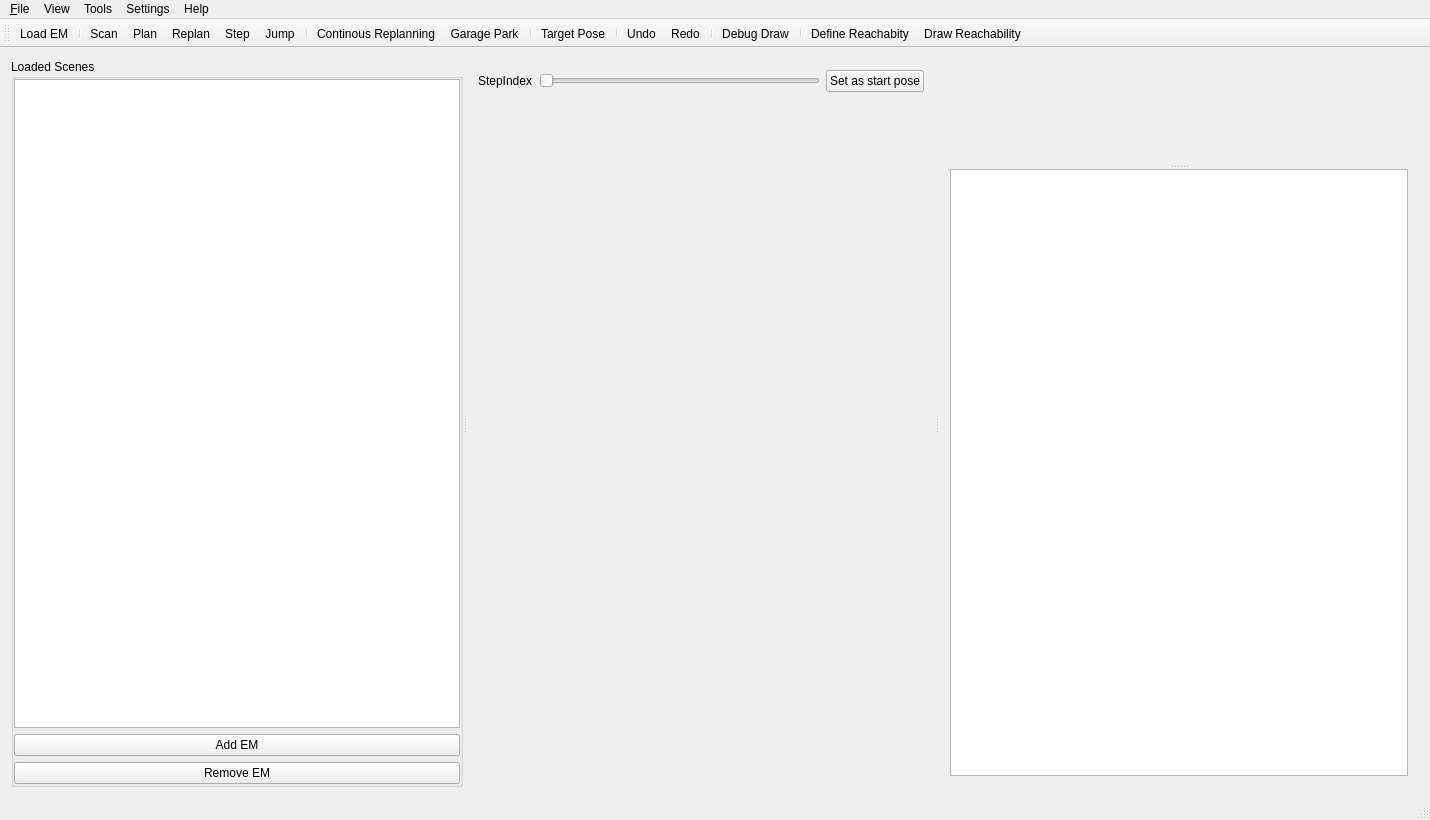
<?xml version="1.0" encoding="UTF-8"?>
<ui version="4.0">
 <class>PlannerVisualization</class>
 <widget class="QMainWindow" name="PlannerVisualization">
  <property name="geometry">
   <rect>
    <x>0</x>
    <y>0</y>
    <width>1430</width>
    <height>820</height>
   </rect>
  </property>
  <property name="acceptDrops">
   <bool>true</bool>
  </property>
  <property name="windowTitle">
   <string>Parking Trajectory Visualization Ultrasonic only</string>
  </property>
  <property name="windowIcon">
   <iconset resource="../resources.qrc">
    <normaloff>:/icons/IconPlan.png</normaloff>:/icons/IconPlan.png</iconset>
  </property>
  <property name="animated">
   <bool>true</bool>
  </property>
  <widget class="QWidget" name="centralWidget">
   <property name="sizePolicy">
    <sizepolicy hsizetype="Preferred" vsizetype="Preferred">
     <horstretch>0</horstretch>
     <verstretch>0</verstretch>
    </sizepolicy>
   </property>
   <layout class="QHBoxLayout" name="horizontalLayout">
    <item>
     <widget class="QSplitter" name="splitter">
      <property name="sizePolicy">
       <sizepolicy hsizetype="Expanding" vsizetype="Preferred">
        <horstretch>50</horstretch>
        <verstretch>0</verstretch>
       </sizepolicy>
      </property>
      <property name="baseSize">
       <size>
        <width>0</width>
        <height>0</height>
       </size>
      </property>
      <property name="orientation">
       <enum>Qt::Horizontal</enum>
      </property>
      <property name="childrenCollapsible">
       <bool>false</bool>
      </property>
      <widget class="QGroupBox" name="groupBox">
       <property name="sizePolicy">
        <sizepolicy hsizetype="Preferred" vsizetype="Expanding">
         <horstretch>0</horstretch>
         <verstretch>0</verstretch>
        </sizepolicy>
       </property>
       <property name="minimumSize">
        <size>
         <width>100</width>
         <height>0</height>
        </size>
       </property>
       <property name="title">
        <string>Loaded Scenes</string>
       </property>
       <layout class="QVBoxLayout" name="verticalLayout">
        <property name="leftMargin">
         <number>0</number>
        </property>
        <property name="topMargin">
         <number>0</number>
        </property>
        <property name="rightMargin">
         <number>0</number>
        </property>
        <property name="bottomMargin">
         <number>0</number>
        </property>
        <item>
         <widget class="QListView" name="loadedScenesList">
          <property name="enabled">
           <bool>true</bool>
          </property>
          <property name="sizePolicy">
           <sizepolicy hsizetype="Minimum" vsizetype="Expanding">
            <horstretch>0</horstretch>
            <verstretch>0</verstretch>
           </sizepolicy>
          </property>
          <property name="minimumSize">
           <size>
            <width>50</width>
            <height>0</height>
           </size>
          </property>
          <property name="maximumSize">
           <size>
            <width>16777215</width>
            <height>16777215</height>
           </size>
          </property>
          <property name="styleSheet">
           <string notr="true">selection-background-color: rgb(20, 170, 255);
  selection-color: rgb(255, 255, 255);</string>
          </property>
          <property name="editTriggers">
           <set>QAbstractItemView::NoEditTriggers</set>
          </property>
          <property name="selectionBehavior">
           <enum>QAbstractItemView::SelectRows</enum>
          </property>
          <property name="movement">
           <enum>QListView::Static</enum>
          </property>
          <property name="uniformItemSizes">
           <bool>false</bool>
          </property>
         </widget>
        </item>
        <item>
         <widget class="QPushButton" name="addEMButton">
          <property name="text">
           <string>Add EM</string>
          </property>
          <property name="icon">
           <iconset resource="../resources.qrc">
            <normaloff>:/icons/IconAdd.png</normaloff>:/icons/IconAdd.png</iconset>
          </property>
         </widget>
        </item>
        <item>
         <widget class="QPushButton" name="removeEMButton">
          <property name="sizePolicy">
           <sizepolicy hsizetype="Preferred" vsizetype="Fixed">
            <horstretch>0</horstretch>
            <verstretch>0</verstretch>
           </sizepolicy>
          </property>
          <property name="text">
           <string>Remove EM</string>
          </property>
          <property name="icon">
           <iconset resource="../resources.qrc">
            <normaloff>:/icons/IconRemove.png</normaloff>:/icons/IconRemove.png</iconset>
          </property>
         </widget>
        </item>
       </layout>
      </widget>
      <widget class="QWidget" name="layoutWidget">
       <layout class="QVBoxLayout" name="verticalLayout_3">
        <item>
         <layout class="QHBoxLayout" name="horizontalLayout_2">
          <item>
           <widget class="QLabel" name="pathStepIndex">
            <property name="sizePolicy">
             <sizepolicy hsizetype="Minimum" vsizetype="Minimum">
              <horstretch>0</horstretch>
              <verstretch>0</verstretch>
             </sizepolicy>
            </property>
            <property name="text">
             <string>StepIndex</string>
            </property>
           </widget>
          </item>
          <item>
           <widget class="QSlider" name="pathStepSlider">
            <property name="sizePolicy">
             <sizepolicy hsizetype="Expanding" vsizetype="Minimum">
              <horstretch>0</horstretch>
              <verstretch>0</verstretch>
             </sizepolicy>
            </property>
            <property name="tracking">
             <bool>true</bool>
            </property>
            <property name="orientation">
             <enum>Qt::Horizontal</enum>
            </property>
           </widget>
          </item>
          <item>
           <widget class="QPushButton" name="btnApplyStartPose">
            <property name="sizePolicy">
             <sizepolicy hsizetype="Minimum" vsizetype="Minimum">
              <horstretch>0</horstretch>
              <verstretch>0</verstretch>
             </sizepolicy>
            </property>
            <property name="text">
             <string>Set as start pose</string>
            </property>
           </widget>
          </item>
         </layout>
        </item>
        <item>
         <widget class="ParkingSceneWidget" name="parkingWidget" native="true">
          <property name="sizePolicy">
           <sizepolicy hsizetype="Expanding" vsizetype="Expanding">
            <horstretch>0</horstretch>
            <verstretch>0</verstretch>
           </sizepolicy>
          </property>
         </widget>
        </item>
        <item>
         <layout class="QHBoxLayout" name="horizontalLayout_3"/>
        </item>
       </layout>
      </widget>
      <widget class="QWidget" name="layoutWidget2">
       <layout class="QVBoxLayout" name="verticalLayout_2" stretch="0">
        <item>
         <widget class="QSplitter" name="splitter_2">
          <property name="orientation">
           <enum>Qt::Vertical</enum>
          </property>
          <widget class="ObjectTreeWidget" name="objectTreeWidget" native="true">
           <property name="sizePolicy">
            <sizepolicy hsizetype="Preferred" vsizetype="Preferred">
             <horstretch>0</horstretch>
             <verstretch>0</verstretch>
            </sizepolicy>
           </property>
           <property name="autoFillBackground">
            <bool>false</bool>
           </property>
          </widget>
          <widget class="QTreeView" name="objectPropertiesView">
           <property name="sizePolicy">
            <sizepolicy hsizetype="Expanding" vsizetype="Expanding">
             <horstretch>0</horstretch>
             <verstretch>0</verstretch>
            </sizepolicy>
           </property>
          </widget>
         </widget>
        </item>
       </layout>
      </widget>
     </widget>
    </item>
   </layout>
  </widget>
  <widget class="QMenuBar" name="menuBar">
   <property name="geometry">
    <rect>
     <x>0</x>
     <y>0</y>
     <width>1430</width>
     <height>26</height>
    </rect>
   </property>
   <widget class="QMenu" name="menu_File">
    <property name="title">
     <string>&amp;File</string>
    </property>
    <addaction name="actionLoad_Trajectory_Planner_DLL"/>
    <addaction name="actionLoad_Environment_Model"/>
    <addaction name="separator"/>
    <addaction name="actionReload_Last_Scene"/>
    <addaction name="separator"/>
    <addaction name="actionExport_FakeEM_for_car"/>
    <addaction name="actionSave_Json_Reachability"/>
    <addaction name="actionLoad_Json_Reachability"/>
   </widget>
   <widget class="QMenu" name="menuSettings">
    <property name="title">
     <string>Settings</string>
    </property>
    <addaction name="actionLoad_Trajectory_Planner_Parameters"/>
    <addaction name="actionLoad_Vehicle_Parameters"/>
    <addaction name="actionLoad_Sys_Func_Parameters"/>
    <addaction name="separator"/>
    <addaction name="actionSettings"/>
   </widget>
   <widget class="QMenu" name="menuView">
    <property name="title">
     <string>View</string>
    </property>
    <addaction name="actionEnable_Debug_Draw"/>
    <addaction name="actionShow_All"/>
    <addaction name="actionShow_Trajectory_Curvature"/>
    <addaction name="actionDraw_Target_Pose_Reachable_Area_3D"/>
   </widget>
   <widget class="QMenu" name="menuAbout">
    <property name="title">
     <string>Help</string>
    </property>
    <addaction name="actionAbout"/>
   </widget>
   <widget class="QMenu" name="menuTools">
    <property name="title">
     <string>Tools</string>
    </property>
    <addaction name="actionGrab_to_clipboard"/>
   </widget>
   <addaction name="menu_File"/>
   <addaction name="menuView"/>
   <addaction name="menuTools"/>
   <addaction name="menuSettings"/>
   <addaction name="menuAbout"/>
  </widget>
  <widget class="QToolBar" name="mainToolBar">
   <property name="iconSize">
    <size>
     <width>48</width>
     <height>32</height>
    </size>
   </property>
   <property name="toolButtonStyle">
    <enum>Qt::ToolButtonTextUnderIcon</enum>
   </property>
   <attribute name="toolBarArea">
    <enum>TopToolBarArea</enum>
   </attribute>
   <attribute name="toolBarBreak">
    <bool>false</bool>
   </attribute>
   <addaction name="actionLoad_Environment_Model"/>
   <addaction name="separator"/>
   <addaction name="actionStartScanMode"/>
   <addaction name="actionPlan_Path"/>
   <addaction name="actionReplan_Path"/>
   <addaction name="actionMake_Step"/>
   <addaction name="actionJump"/>
   <addaction name="separator"/>
   <addaction name="actionContinuous_Replanning"/>
   <addaction name="actionPlan_GaragePark"/>
   <addaction name="separator"/>
   <addaction name="actionStart_TAPOSD"/>
   <addaction name="separator"/>
   <addaction name="actionUndo"/>
   <addaction name="actionRedo"/>
   <addaction name="separator"/>
   <addaction name="actionEnable_Debug_Draw"/>
   <addaction name="separator"/>
   <addaction name="actionDefine_Reachability_Area"/>
   <addaction name="actionDraw_Target_Pose_Reachable_Area_2D"/>
  </widget>
  <widget class="QStatusBar" name="statusBar"/>
  <action name="actionLoad_Trajectory_Planner_Parameters">
   <property name="text">
    <string>Load Trajectory Planner Parameters...</string>
   </property>
  </action>
  <action name="actionLoad_Vehicle_Parameters">
   <property name="text">
    <string>Load Vehicle Parameters...</string>
   </property>
  </action>
  <action name="actionLoad_Sys_Func_Parameters">
   <property name="text">
    <string>Load Sys Func Parameters...</string>
   </property>
  </action>
  <action name="actionLoad_Environment_Model">
   <property name="icon">
    <iconset resource="../resources.qrc">
     <normaloff>:/icons/IconLoad.png</normaloff>:/icons/IconLoad.png</iconset>
   </property>
   <property name="text">
    <string>Load EM...</string>
   </property>
   <property name="toolTip">
    <string>Load JSON Environment Model (Ctrl+O)</string>
   </property>
   <property name="shortcut">
    <string>Ctrl+O</string>
   </property>
  </action>
  <action name="actionLoad_Trajectory_Planner_DLL">
   <property name="text">
    <string>Load Trajectory Planner DLL</string>
   </property>
  </action>
  <action name="actionReload_Last_Scene">
   <property name="icon">
    <iconset resource="../resources.qrc">
     <normaloff>:/icons/IconReload.png</normaloff>:/icons/IconReload.png</iconset>
   </property>
   <property name="text">
    <string>Reload Last EM</string>
   </property>
   <property name="shortcut">
    <string>Ctrl+R</string>
   </property>
  </action>
  <action name="actionPlan_Path">
   <property name="icon">
    <iconset resource="../resources.qrc">
     <normaloff>:/icons/IconPlan.png</normaloff>:/icons/IconPlan.png</iconset>
   </property>
   <property name="text">
    <string>Plan</string>
   </property>
   <property name="toolTip">
    <string>Plan new path (P)</string>
   </property>
   <property name="shortcut">
    <string>P</string>
   </property>
  </action>
  <action name="actionReplan_Path">
   <property name="icon">
    <iconset resource="../resources.qrc">
     <normaloff>:/icons/IconReplan.png</normaloff>:/icons/IconReplan.png</iconset>
   </property>
   <property name="text">
    <string>Replan</string>
   </property>
   <property name="toolTip">
    <string>Replan path (R)</string>
   </property>
   <property name="shortcut">
    <string>R</string>
   </property>
  </action>
  <action name="actionMake_Step">
   <property name="icon">
    <iconset resource="../resources.qrc">
     <normaloff>:/icons/IconStep.png</normaloff>:/icons/IconStep.png</iconset>
   </property>
   <property name="text">
    <string>Step</string>
   </property>
   <property name="toolTip">
    <string>Make step on planned path (S)</string>
   </property>
   <property name="shortcut">
    <string>S</string>
   </property>
  </action>
  <action name="actionUndo">
   <property name="icon">
    <iconset resource="../resources.qrc">
     <normaloff>:/icons/IconUndo.png</normaloff>:/icons/IconUndo.png</iconset>
   </property>
   <property name="text">
    <string>Undo</string>
   </property>
   <property name="toolTip">
    <string>Undo (Ctrl+Z)</string>
   </property>
   <property name="shortcut">
    <string>Ctrl+Z</string>
   </property>
  </action>
  <action name="actionRedo">
   <property name="icon">
    <iconset resource="../resources.qrc">
     <normaloff>:/icons/IconRedo.png</normaloff>:/icons/IconRedo.png</iconset>
   </property>
   <property name="text">
    <string>Redo</string>
   </property>
   <property name="toolTip">
    <string>Redo (Ctrl+Y)</string>
   </property>
   <property name="shortcut">
    <string>Ctrl+Y</string>
   </property>
  </action>
  <action name="actionSettings">
   <property name="icon">
    <iconset resource="../resources.qrc">
     <normaloff>:/icons/IconSettings.png</normaloff>:/icons/IconSettings.png</iconset>
   </property>
   <property name="text">
    <string>Settings</string>
   </property>
  </action>
  <action name="actionEnable_Debug_Draw">
   <property name="checkable">
    <bool>true</bool>
   </property>
   <property name="icon">
    <iconset resource="../resources.qrc">
     <normaloff>:/icons/IconDebug.png</normaloff>:/icons/IconDebug.png</iconset>
   </property>
   <property name="text">
    <string>Debug Draw</string>
   </property>
   <property name="toolTip">
    <string>Enable Debug Draw (Ctrl+D)</string>
   </property>
   <property name="shortcut">
    <string>Ctrl+D</string>
   </property>
  </action>
  <action name="actionShow_All">
   <property name="text">
    <string>Show All</string>
   </property>
   <property name="shortcut">
    <string>Ctrl+A</string>
   </property>
  </action>
  <action name="actionAbout">
   <property name="text">
    <string>About ...</string>
   </property>
  </action>
  <action name="actionGrab_to_clipboard">
   <property name="text">
    <string>Grab to clipboard</string>
   </property>
   <property name="shortcut">
    <string>Ctrl+G</string>
   </property>
  </action>
  <action name="actionPlan_Geometrical_Path">
   <property name="icon">
    <iconset resource="../resources.qrc">
     <normaloff>:/icons/IconGeometric.png</normaloff>:/icons/IconGeometric.png</iconset>
   </property>
   <property name="text">
    <string>Plan Geom</string>
   </property>
   <property name="toolTip">
    <string>Plan Geometrical Path (Ctrl+P)</string>
   </property>
   <property name="shortcut">
    <string>Ctrl+P</string>
   </property>
  </action>
  <action name="actionStartScanMode">
   <property name="checkable">
    <bool>true</bool>
   </property>
   <property name="icon">
    <iconset resource="../resources.qrc">
     <normaloff>:/icons/IconScanning.png</normaloff>:/icons/IconScanning.png</iconset>
   </property>
   <property name="text">
    <string>Scan</string>
   </property>
   <property name="toolTip">
    <string>Start Scan Mode (Ctrl+S)</string>
   </property>
   <property name="shortcut">
    <string>Shift+S</string>
   </property>
  </action>
  <action name="actionShow_Trajectory_Curvature">
   <property name="text">
    <string>Show Trajectory Curvature and Velocity</string>
   </property>
  </action>
  <action name="actionDraw_Target_Pose_Reachable_Area_2D">
   <property name="checkable">
    <bool>true</bool>
   </property>
   <property name="icon">
    <iconset resource="../resources.qrc">
     <normaloff>:/icons/IconDraw2D.png</normaloff>:/icons/IconDraw2D.png</iconset>
   </property>
   <property name="text">
    <string>Draw Reachability</string>
   </property>
   <property name="toolTip">
    <string>Draw Target Pose Reachable Area in 2D</string>
   </property>
  </action>
  <action name="actionDraw_Target_Pose_Reachable_Area_3D">
   <property name="checkable">
    <bool>true</bool>
   </property>
   <property name="icon">
    <iconset resource="../resources.qrc">
     <normaloff>:/icons/IconDraw3D.png</normaloff>:/icons/IconDraw3D.png</iconset>
   </property>
   <property name="text">
    <string>Reachability Area in 3D</string>
   </property>
   <property name="toolTip">
    <string>Draw Target Pose Reachable Area in 3D</string>
   </property>
  </action>
  <action name="actionStart_TAPOSD">
   <property name="checkable">
    <bool>true</bool>
   </property>
   <property name="icon">
    <iconset resource="../resources.qrc">
     <normaloff>:/icons/IconTaposd.png</normaloff>:/icons/IconTaposd.png</iconset>
   </property>
   <property name="text">
    <string>Target Pose</string>
   </property>
   <property name="shortcut">
    <string>Ctrl+T</string>
   </property>
  </action>
  <action name="actionDefine_Reachability_Area">
   <property name="checkable">
    <bool>true</bool>
   </property>
   <property name="icon">
    <iconset resource="../resources.qrc">
     <normaloff>:/icons/IconDefine.png</normaloff>:/icons/IconDefine.png</iconset>
   </property>
   <property name="text">
    <string>Define Reachabity</string>
   </property>
   <property name="shortcut">
    <string>D</string>
   </property>
  </action>
  <action name="actionExport_FakeEM_for_car">
   <property name="text">
    <string>Export FakeEM for car...</string>
   </property>
  </action>
  <action name="actionContinuous_Replanning">
   <property name="checkable">
    <bool>true</bool>
   </property>
   <property name="icon">
    <iconset resource="../resources.qrc">
     <normaloff>:/icons/IconConRe.png</normaloff>:/icons/IconConRe.png</iconset>
   </property>
   <property name="text">
    <string>Continous Replanning</string>
   </property>
  </action>
  <action name="actionLoad_Json_Reachability">
   <property name="text">
    <string>Load Json Reachability Area...</string>
   </property>
  </action>
  <action name="actionLoad_Measurement">
   <property name="icon">
    <iconset>
     <normaloff>:/icons/IconMTS.png</normaloff>:/icons/IconMTS.png</iconset>
   </property>
   <property name="text">
    <string>Load Measurement...</string>
   </property>
   <property name="toolTip">
    <string>Load MTS .rrec Measurement</string>
   </property>
  </action>
  <action name="actionPlan_GaragePark">
   <property name="icon">
    <iconset resource="../resources.qrc">
     <normaloff>:/icons/IconGaragePark.png</normaloff>:/icons/IconGaragePark.png</iconset>
   </property>
   <property name="text">
    <string>Garage Park</string>
   </property>
   <property name="toolTip">
    <string>Garage Park</string>
   </property>
  </action>
  <action name="actionJump">
   <property name="icon">
    <iconset resource="../resources.qrc">
     <normaloff>:/icons/IconJump.png</normaloff>:/icons/IconJump.png</iconset>
   </property>
   <property name="text">
    <string>Jump</string>
   </property>
   <property name="toolTip">
    <string>Jump to distanceToStop (J)</string>
   </property>
   <property name="shortcut">
    <string>J</string>
   </property>
  </action>
  <action name="actionSave_Json_Reachability">
   <property name="text">
    <string>Save Json Reachability Area...</string>
   </property>
  </action>
 </widget>
 <layoutdefault spacing="6" margin="11"/>
 <customwidgets>
  <customwidget>
   <class>ParkingSceneWidget</class>
   <extends>QWidget</extends>
   <header>ui/parkingscenewidget.h</header>
   <container>1</container>
  </customwidget>
  <customwidget>
   <class>ObjectTreeWidget</class>
   <extends>QWidget</extends>
   <header>ui/objecttreewidget.h</header>
   <container>1</container>
  </customwidget>
 </customwidgets>
 <resources>
  <include location="../resources.qrc"/>
 </resources>
 <connections/>
 <slots>
  <slot>onLoadDLL()</slot>
  <slot>onCallInit()</slot>
  <slot>onCallRun()</slot>
  <slot>onPathIndexChanged(int)</slot>
 </slots>
</ui>
